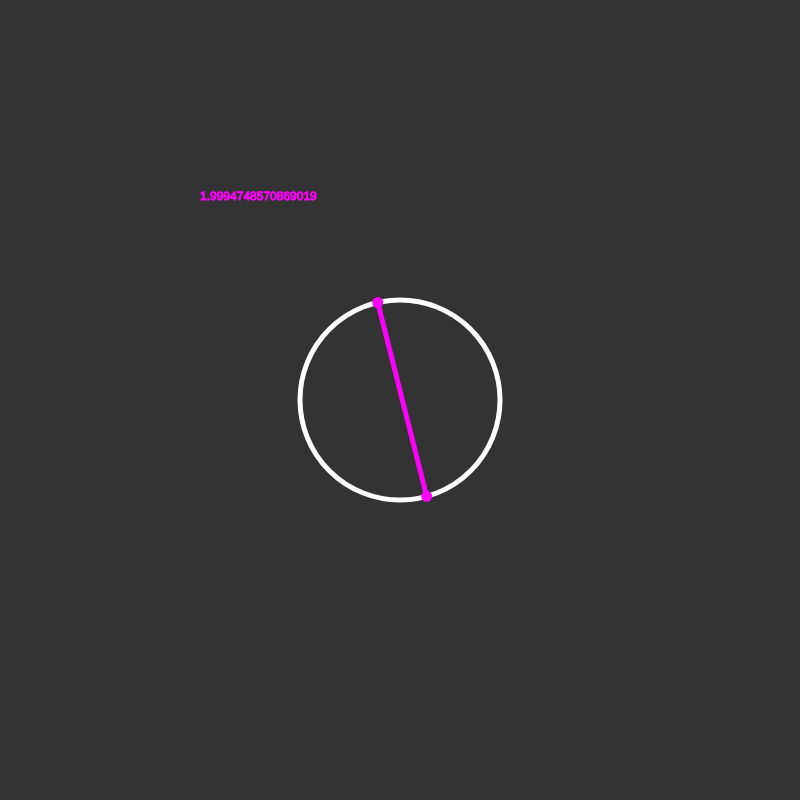
Frame 1 (no input)
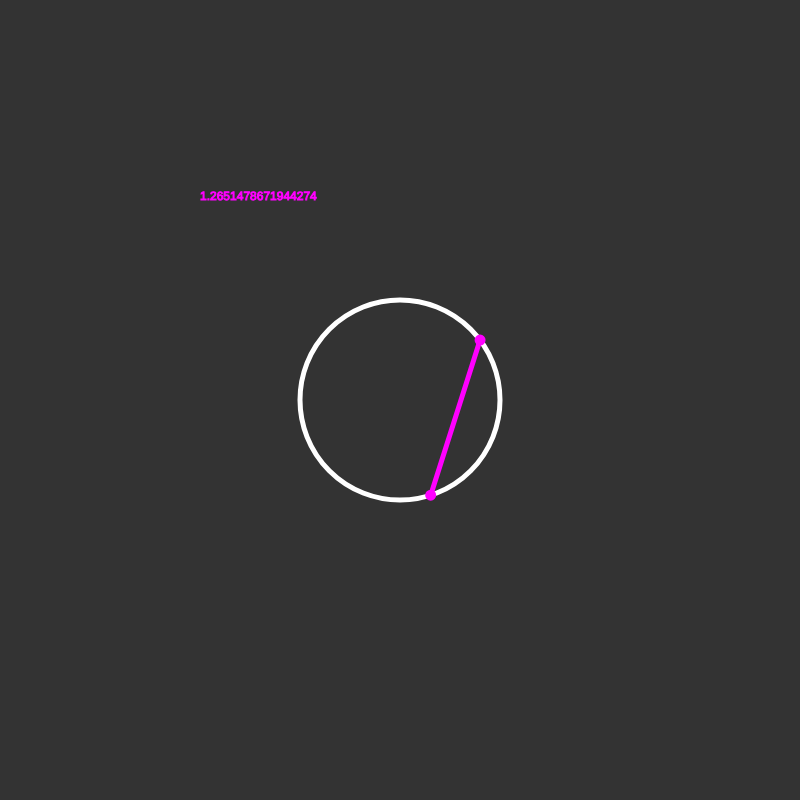
Frame 60 (no input)
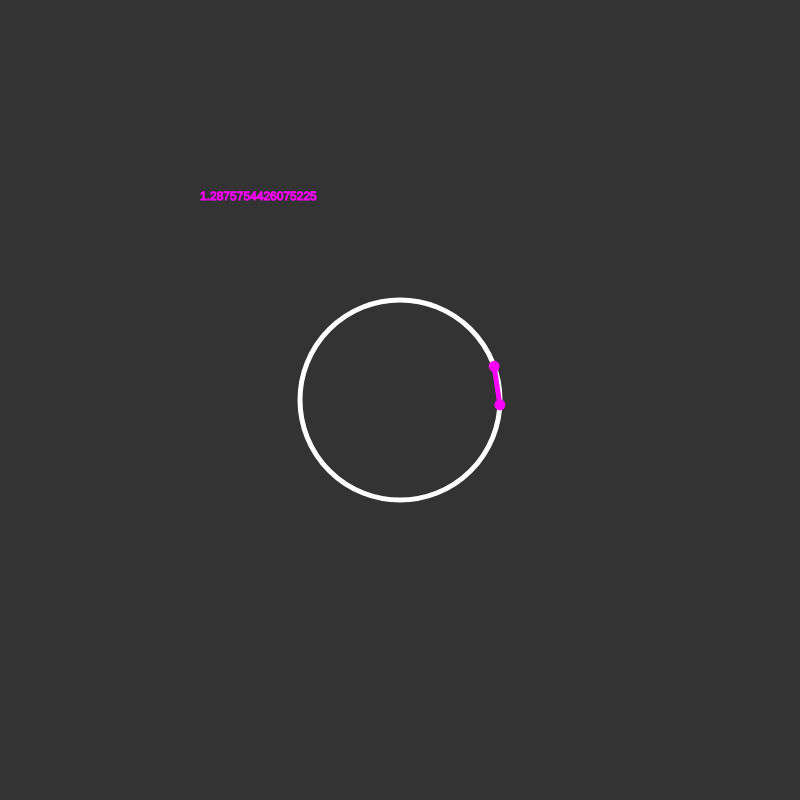
Frame 120 (the mouse pressed at the canvas centre since frame 60)

The p5.js sketch that drew these frames (run headless with seeded random() and noise() and a simulated clock; from frame 60 on, the mouse is pressed at the canvas centre):

// p5.js sketch
// ── sketch.js
var SCREEN_W = 800,
	SCREEN_H = 800;
	
var totalDist = 0;
var i = 1;
	
function createPoint() {
	point = {};
	point.a = random(0, 360);
	point.x = 100 * cos(point.a);
	point.y = 100 * sin(point.a);
	return point;
}
	
function setup() {
	createCanvas(SCREEN_W, SCREEN_H);
	
	ellipseMode(RADIUS);
	angleMode(DEGREES);
}

function settingsCircle() {
	noFill();
	stroke(255);
	strokeWeight(5);
}

function settingsOther() {
	fill(255, 0, 255);
	stroke(255, 0, 255);
}

function draw() {
	background(51);
	translate(SCREEN_W/2, SCREEN_H/2);
	
	settingsCircle();
	ellipse(0, 0, 100);

	pointA = createPoint();
	pointB = createPoint();
	distAB = sqrt( sq(pointA.x - pointB.x) + sq(pointA.y - pointB.y) ) / 100;
	
	totalDist += distAB;
	
	settingsOther();
	ellipse(pointA.x, pointA.y, 3);
	ellipse(pointB.x, pointB.y, 3);
	line(pointA.x, pointA.y, pointB.x, pointB.y);
	
	strokeWeight(1);
	text(totalDist/i, -200, -200);
	
	i++;
	if (i == 10000) noLoop();
}
